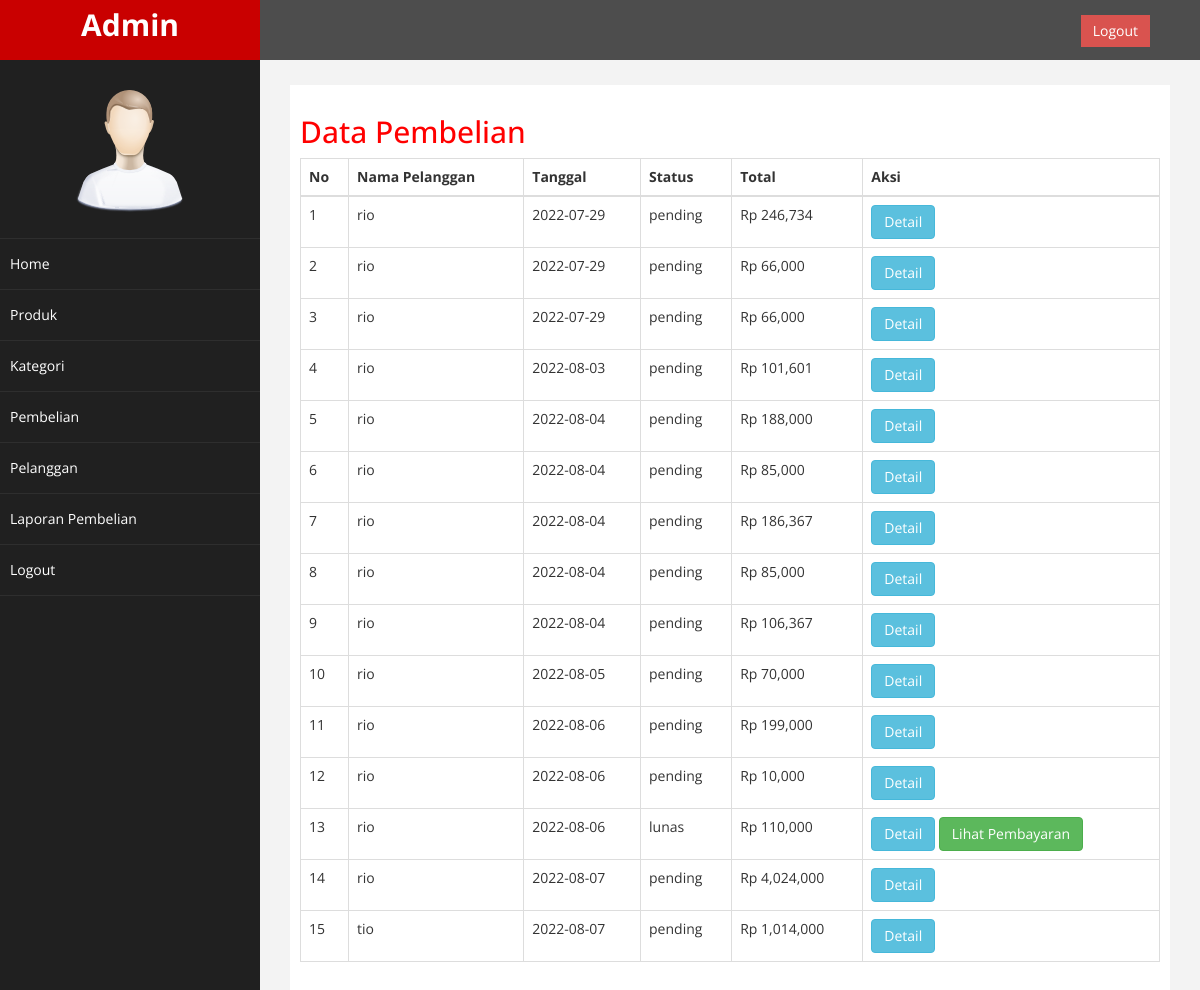
The page /admin/index.php?halaman=pembelian (signed in) on the database its author committed.
### tables this page shows
CREATE TABLE `pembelian` (
  `id_pembelian` int(11) NOT NULL,
  `id_pelanggan` int(11) NOT NULL,
  `id_ongkir` int(11) NOT NULL,
  `tanggal_pembelian` date NOT NULL,
  `total_pembelian` int(11) NOT NULL,
  `nama_pulau` varchar(100) NOT NULL,
  `tarif` int(11) NOT NULL,
  `alamat` text NOT NULL,
  `status_pembelian` varchar(100) NOT NULL DEFAULT 'pending',
  `resi_pengiriman` varchar(50) NOT NULL
);

CREATE TABLE `pelanggan` (
  `id_pelanggan` int(11) NOT NULL,
  `email_pelanggan` varchar(100) NOT NULL,
  `password_pelanggan` varchar(100) NOT NULL,
  `nama_pelanggan` varchar(100) NOT NULL,
  `telepon_pelanggan` varchar(25) NOT NULL,
  `alamat` varchar(100) NOT NULL
);

### admin/pembelian.php (the view, shortened to what this page needs)
<h2>Data Pembelian</h2>
<table class="table table-bordered">
    <thead>
        <tr>
            <th>No</th>
            <th>Nama Pelanggan</th>
            <th>Tanggal</th>
            <th>Status</th>
            <th>Total</th>
            <th>Aksi</th>
        </tr>
    </thead>
    <tbody>
        <?php
        $nomor=1;
        $ambil=mysqli_query($koneksi, "SELECT * FROM pembelian JOIN pelanggan ON pembelian.id_pelanggan=pelanggan.id_pelanggan ");
        while ($pecah=$ambil->fetch_assoc()) {
        ?>
        <tr>
            <td><?= $nomor;?></td>
            <td><?= $pecah['nama_pelanggan']; ?></td>
            <td><?= $pecah['tanggal_pembelian'];?></td>
            <td><?= $pecah['status_pembelian'];?></td>
            <td>Rp <?= number_format($pecah['total_pembelian']);?></td>
            <td>
                <a href="index.php?halaman=detail&id=<?= $pecah['id_pembelian'];?>" class="btn btn-info">Detail</a>
                <?php if($pecah['status_pembelian']!=="pending") :?>
                <a href="index.php?halaman=pembayaran&id=<?= $pecah['id_pembelian'];?>" class="btn btn-success">Lihat Pembayaran</a>
                <?php endif ?>
            </td>
        </tr>
        <?php $nomor++; ?>
        <?php } ?>
    </tbody>
</table>

### admin/index.php (shortened to what this page needs)
<?php
include 'db.php';
?>
<!DOCTYPE html>
<html xmlns="http://www.w3.org/1999/xhtml">
<head>
    <link href="assets/css/bootstrap.css" rel="stylesheet" />
    <link href="assets/css/font-awesome.css" rel="stylesheet" />
    <link href="assets/js/morris/morris-0.4.3.min.css" rel="stylesheet" />
    <link href="assets/css/custom.css" rel="stylesheet" />
</head>
<body>
    <div id="wrapper">
        <nav class="navbar navbar-default navbar-cls-top " role="navigation" style="margin-bottom: 0">
            <div class="navbar-header">
                <a class="navbar-brand" href="index.html">Admin</a>
            </div>
  <div style="color: white;
padding: 15px 50px 5px 50px;
float: right;
font-size: 16px;"><a href="index.php?halaman=logout" class="btn btn-danger square-btn-adjust">Logout</a> </div>
        </nav>
                <nav class="navbar-default navbar-side" role="navigation">
            <div class="sidebar-collapse">
                <ul class="nav" id="main-menu">
				<li class="text-center">
                    <img src="assets/img/find_user.png" class="user-image img-responsive"/>
					</li>
                    <li>
                        <a href="index.php">Home</a>
                    </li>
                    <li>
                        <a href="index.php?halaman=produk">Produk</a>
                    </li>
                    <li>
                        <a href="index.php?halaman=kategori">Kategori</a>
                    </li>
                    <li>
                        <a href="index.php?halaman=pembelian">Pembelian</a>
                    </li>
                    <li>
                        <a href="index.php?halaman=pelanggan">Pelanggan</a>
                    </li>
                    <li>
                        <a href="index.php?halaman=laporanpembelian">Laporan Pembelian</a>
                    </li>
                    <li>
                        <a href="index.php?halaman=logout">Logout</a>
                    </li>
                </ul>
            </div>
        </nav>
        <div id="page-wrapper" >
            <div id="page-inner">
                <?php
                if(isset($_GET['halaman'])){
                    if ($_GET['halaman']=="produk") {
                        include 'produk.php';
                    }elseif ($_GET['halaman']=="pembelian") {
                        include 'pembelian.php';
                    }elseif ($_GET['halaman']=="pelanggan") {
                        include 'pelanggan.php';
                    }elseif ($_GET['halaman']=="detail") {
                        include 'detail.php';
                    }elseif($_GET['halaman']=='tambahproduk'){
                        include 'tambahproduk.php';
                    }elseif($_GET['halaman']=='hapusproduk'){
                        include 'hapusproduk.php';
                    }elseif($_GET['halaman']=='ubahproduk'){
                        include 'ubahproduk.php';
                    }elseif($_GET['halaman']=='logout'){
                        include 'logout.php';
                    }elseif($_GET['halaman']=='hapuspelanggan'){
                        include 'hapuspelanggan.php';
                    }elseif($_GET['halaman']=='pembayaran'){
                        include 'pembayaran.php';
                    }elseif($_GET['halaman']=='laporanpembelian'){
                        include 'laporanpembelian.php';
                    }elseif($_GET['halaman']=='kategori'){
                        include 'kategori.php';
                    }elseif($_GET['halaman']=='tambahkategori'){
                        include 'tambahkategori.php';
                    }elseif($_GET['halaman']=='ubahkategori'){
                        include 'ubahkategori.php';
                    }elseif($_GET['halaman']=='hapuskategori'){
                        include 'hapuskategori.php';
                    }elseif($_GET['halaman']=='detailinfo'){
                        include 'detailinfo.php';
                    }elseif($_GET['halaman']=='hapusfotoproduk'){
                        include 'hapusfotoproduk.php';
                    }
                }else {
                    include 'home.php';
                }
                ?>
            </div>
        </div>
</body>
</html>

### admin/assets/css/custom.css (style rules this page uses)
body { font-family: 'Open Sans', sans-serif; }
#wrapper { width: 100%; background:#202020; }
#page-wrapper { padding: 15px 15px; min-height: 600px; background:#F3F3F3; }
#page-inner { width:100%; margin:10px 20px 10px 0px; background-color:#fff!important; padding:10px; min-height:1200px; }
.text-center { text-align:center; }
h2 { color: #f00; }
.square-btn-adjust { border: 0px solid transparent; -webkit-border-radius: 0px; -moz-border-radius: 0px; border-radius: 0px; }
.user-image { margin: 25px auto; -webkit-border-radius: 10px; -moz-border-radius: 10px; border-radius: 10px; max-height:170px; max-width:170px; }
.navbar-cls-top .navbar-brand { color: #fff; background: #C90000; width: 260px; text-align: center; height: 60px; font-size: 30px; font-weight: 700; }
.sidebar-collapse , .sidebar-collapse .nav { background:none; }
.sidebar-collapse .nav { padding:0; }
.sidebar-collapse .nav > li > a { color:#fff; background:#202020; text-shadow:none; }
.sidebar-collapse > .nav > li > a { padding:15px 10px; }
.sidebar-collapse > .nav > li { border-bottom: 1px solid rgba(107, 108, 109, 0.19); }
.navbar-side { border:none; background-color: #202020; }
.navbar-cls-top { background:#4D4D4D; border-bottom:none; }
.navbar-default { border:0px solid black; }
.navbar-header { background: #A70303; }
@media (min-width:768px) { #page-wrapper { margin: 0 0 0 260px; padding: 15px 30px; min-height: 1200px; } }
@media (min-width:768px) { .navbar-side { z-index: 1; position: absolute; width: 260px; } }
@media (min-width:768px) { .navbar { border-radius: 0px; } }

### rows shown on the page
pembelian: id_pelanggan.nama_pelanggan "rio", tanggal_pembelian "2022-07-29", status_pembelian "pending", total_pembelian "246,734"
pembelian: id_pelanggan.nama_pelanggan "rio", tanggal_pembelian "2022-07-29", status_pembelian "pending", total_pembelian "66,000"
pembelian: id_pelanggan.nama_pelanggan "rio", tanggal_pembelian "2022-07-29", status_pembelian "pending", total_pembelian "66,000"
pembelian: id_pelanggan.nama_pelanggan "rio", tanggal_pembelian "2022-08-03", status_pembelian "pending", total_pembelian "101,601"
pembelian: id_pelanggan.nama_pelanggan "rio", tanggal_pembelian "2022-08-04", status_pembelian "pending", total_pembelian "188,000"
pembelian: id_pelanggan.nama_pelanggan "rio", tanggal_pembelian "2022-08-04", status_pembelian "pending", total_pembelian "85,000"
pembelian: id_pelanggan.nama_pelanggan "rio", tanggal_pembelian "2022-08-04", status_pembelian "pending", total_pembelian "186,367"
pembelian: id_pelanggan.nama_pelanggan "rio", tanggal_pembelian "2022-08-04", status_pembelian "pending", total_pembelian "85,000"
pembelian: id_pelanggan.nama_pelanggan "rio", tanggal_pembelian "2022-08-04", status_pembelian "pending", total_pembelian "106,367"
pembelian: id_pelanggan.nama_pelanggan "rio", tanggal_pembelian "2022-08-05", status_pembelian "pending", total_pembelian "70,000"
pembelian: id_pelanggan.nama_pelanggan "rio", tanggal_pembelian "2022-08-06", status_pembelian "pending", total_pembelian "199,000"
pembelian: id_pelanggan.nama_pelanggan "rio", tanggal_pembelian "2022-08-06", status_pembelian "pending", total_pembelian "10,000"
pembelian: id_pelanggan.nama_pelanggan "rio", tanggal_pembelian "2022-08-06", status_pembelian "lunas", total_pembelian "110,000"
pembelian: id_pelanggan.nama_pelanggan "rio", tanggal_pembelian "2022-08-07", status_pembelian "pending", total_pembelian "4,024,000"
pembelian: id_pelanggan.nama_pelanggan "tio", tanggal_pembelian "2022-08-07", status_pembelian "pending", total_pembelian "1,014,000"
